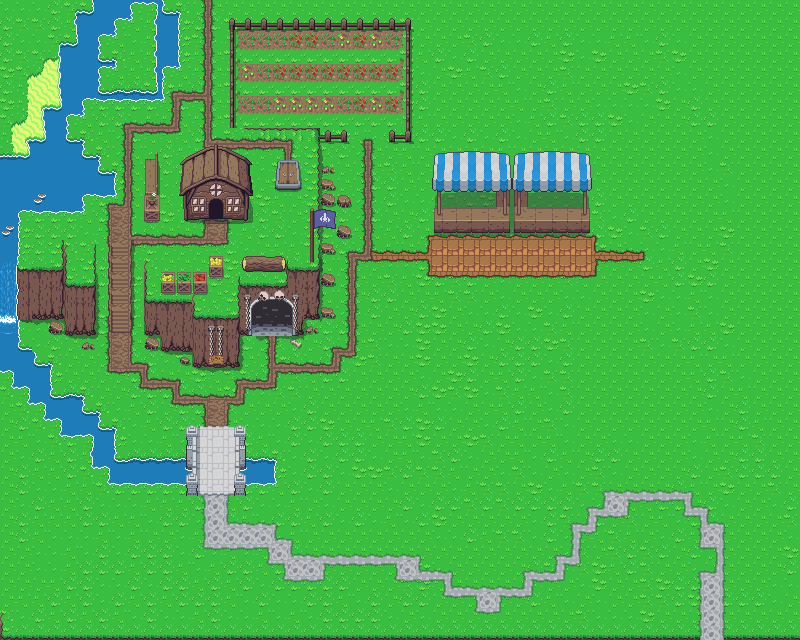

The image is a tile-based game level rendered from a .tmx file. Its description and source (layers, tilesets, objects; grid data summarised) follow:
An orthogonal 50x40 tile map with 16x16 px tiles, 12 tile layers (Ground, Rivers, Mountains, Farming, ...), 3 tilesets and 42 objects (4x Piece, Heart, obs2, obs1, HouseEntrance, ...).

<map version="1.10" tiledversion="1.10.0" orientation="orthogonal" renderorder="right-down" width="50" height="40" tilewidth="16" tileheight="16" infinite="0" nextlayerid="30" nextobjectid="53">
 <tileset firstgid="1" source="../tsx/Overworld_tiled.tsx" />
 <tileset firstgid="1441" source="../tsx/items_tiled.tsx" />
 <tileset firstgid="1505" source="../tsx/objects.tsx" />
 <group id="17" name="Ground">
  <layer id="1" name="Ground" width="50" height="40">
   <data>[2000 cells, 2000 non-empty, 41 distinct tile ids]</data>
  </layer>
  <layer id="18" name="Rivers" width="50" height="40">
   <data>[2000 cells, 65 non-empty, 5 distinct tile ids]</data>
  </layer>
  <layer id="3" name="Mountains" width="50" height="40">
   <data>[2000 cells, 88 non-empty, 20 distinct tile ids]</data>
  </layer>
 </group>
 <layer id="11" name="Farming" width="50" height="40">
  <data>[2000 cells, 52 non-empty, 9 distinct tile ids]</data>
 </layer>
 <layer id="4" name="Shadows" width="50" height="40">
  <data>[2000 cells, 28 non-empty, 6 distinct tile ids]</data>
 </layer>
 <group id="14" name="Roads">
  <layer id="16" name="CityRoad" width="50" height="40">
   <data>[2000 cells, 130 non-empty, 13 distinct tile ids]</data>
  </layer>
  <layer id="15" name="StreetRoad" width="50" height="40">
   <data>[2000 cells, 62 non-empty, 11 distinct tile ids]</data>
  </layer>
  <layer id="6" name="CampaignRoad" width="50" height="40">
   <data>[2000 cells, 170 non-empty, 13 distinct tile ids]</data>
  </layer>
 </group>
 <layer id="5" name="Buildings" width="50" height="40">
  <data>[2000 cells, 133 non-empty, 82 distinct tile ids]</data>
 </layer>
 <layer id="7" name="Bridges" width="50" height="40">
  <data>[2000 cells, 43 non-empty, 31 distinct tile ids]</data>
 </layer>
 <layer id="8" name="DecorationObstacles" width="50" height="40">
  <data>[2000 cells, 27 non-empty, 24 distinct tile ids]</data>
 </layer>
 <layer id="13" name="Decoration" width="50" height="40">
  <data>[2000 cells, 20 non-empty, 11 distinct tile ids]</data>
 </layer>
 <group id="25" name="Objects">
  <objectgroup id="27" name="Items">
   <object id="14" name="Heart" gid="1604" x="556.5" y="368" width="16" height="16" />
   <object id="15" name="Piece" gid="1637" x="456" y="328.5" width="16" height="16" />
   <object id="16" name="Piece" gid="1637" x="515.5" y="313" width="16" height="16" />
   <object id="17" name="Piece" gid="1637" x="475.5" y="299.5" width="16" height="16" />
   <object id="18" name="Piece" gid="1637" x="410.5" y="348" width="16" height="16" />
  </objectgroup>
  <objectgroup id="29" name="Obstacles">
   <object id="21" x="405.375" y="22.9091" width="5.17045" height="112.716" />
   <object id="22" x="229.273" y="22.7273" width="175.818" height="6.18182" />
   <object id="23" x="229.636" y="29.2727" width="4.90909" height="98.1818" />
   <object id="24" x="230.727" y="128.364" width="89.2727" height="1.27273" />
   <object id="25" x="317.699" y="130.563" width="1.875" height="188.071" />
   <object id="26" x="320" y="134.909" width="26.7273" height="6.90909" />
   <object id="27" x="389.75" y="135.625" width="21.25" height="5.75" />
   <object id="28" x="276.625" y="160" width="22" height="29.625" />
   <object id="29" x="183.375" y="170.875" width="64.625" height="50.75" />
   <object id="30" x="285.75" y="269.25" width="33.4375" height="49.375" />
   <object id="31" x="238.125" y="284.375" width="47.625" height="49.5" />
   <object id="32" x="285.813" y="318.563" width="17.75" height="15.25" />
   <object id="33" x="193.375" y="316.813" width="44.7989" height="46.0625" />
   <object id="34" x="143.906" y="300" width="49.2188" height="34.0795" />
   <object id="35" x="161.125" y="334.188" width="31.75" height="15.9375" />
   <object id="36" x="143.875" y="259.92" width="2.90909" height="40.1108" />
   <object id="37" x="193.188" y="291.5" width="1.6875" height="25.25" />
   <object id="38" x="238.25" y="274.125" width="2" height="10.125" />
   <object id="39" x="286.875" y="260.125" width="1.75" height="9.25" />
   <object id="40" x="64.125" y="284.25" width="31.625" height="49.875" />
   <object id="41" x="94" y="243.5" width="1.875" height="40.625" />
   <object id="42" x="17.625" y="268" width="46.375" height="52.25" />
   <object id="43" x="62.75" y="239.5" width="2.90217" height="28.4986" />
   <object id="44" x="64" y="268.004" width="2.90625" height="15.8708" />
   <object id="45" x="17.5455" y="210" width="2.45455" height="57.6364" />
   <object id="46" x="20.0625" y="210" width="64.9375" height="3" />
   <object id="47" x="81.8125" y="194" width="3.1875" height="15.8125" />
   <object id="48" x="85.0625" y="193.938" width="31.8125" height="3.0625" />
   <object id="49" name="obs2" x="114" y="170.938" width="2.8125" height="23" />
   <object id="50" name="obs1" x="98.0625" y="170.938" width="15.8125" height="3.875" />
  </objectgroup>
  <objectgroup id="10" name="Waypoints">
   <object id="1" name="HouseEntrance" x="208.625" y="198" width="15" height="20.625" />
   <object id="3" name="DungeonEntrance" x="249" y="296.667" width="44.6667" height="39.3333" />
   <object id="4" name="DungeonSpawn" x="272" y="346.25">
    <point />
   </object>
   <object id="5" name="HouseSpawn" x="215" y="233.5">
    <point />
   </object>
   <object id="19" name="Spawn" x="215.833" y="415.333">
    <point />
   </object>
   <object id="51" name="NorthTrail" x="208" y="7.81818">
    <point />
   </object>
   <object id="52" name="SouthTrail" x="711.455" y="634">
    <point />
   </object>
  </objectgroup>
 </group>
</map>
